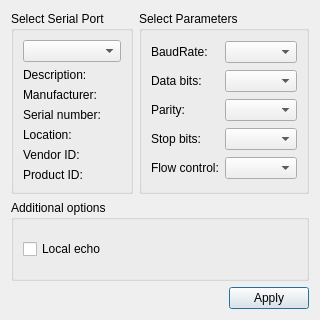
<?xml version="1.0" encoding="UTF-8"?>
<ui version="4.0">
 <class>SettingsDialog</class>
 <widget class="QDialog" name="SettingsDialog">
  <property name="geometry">
   <rect>
    <x>0</x>
    <y>0</y>
    <width>311</width>
    <height>320</height>
   </rect>
  </property>
  <property name="windowTitle">
   <string>Settings</string>
  </property>
  <layout class="QGridLayout" name="gridLayout_3">
   <item row="0" column="1">
    <widget class="QGroupBox" name="parametersBox">
     <property name="title">
      <string>Select Parameters</string>
     </property>
     <layout class="QGridLayout" name="gridLayout_2">
      <item row="0" column="0">
       <widget class="QLabel" name="baudRateLabel">
        <property name="text">
         <string>BaudRate:</string>
        </property>
       </widget>
      </item>
      <item row="0" column="1">
       <widget class="QComboBox" name="baudRateBox"/>
      </item>
      <item row="1" column="0">
       <widget class="QLabel" name="dataBitsLabel">
        <property name="text">
         <string>Data bits:</string>
        </property>
       </widget>
      </item>
      <item row="1" column="1">
       <widget class="QComboBox" name="dataBitsBox"/>
      </item>
      <item row="2" column="0">
       <widget class="QLabel" name="parityLabel">
        <property name="text">
         <string>Parity:</string>
        </property>
       </widget>
      </item>
      <item row="2" column="1">
       <widget class="QComboBox" name="parityBox"/>
      </item>
      <item row="3" column="0">
       <widget class="QLabel" name="stopBitsLabel">
        <property name="text">
         <string>Stop bits:</string>
        </property>
       </widget>
      </item>
      <item row="3" column="1">
       <widget class="QComboBox" name="stopBitsBox"/>
      </item>
      <item row="4" column="0">
       <widget class="QLabel" name="flowControlLabel">
        <property name="text">
         <string>Flow control:</string>
        </property>
       </widget>
      </item>
      <item row="4" column="1">
       <widget class="QComboBox" name="flowControlBox"/>
      </item>
     </layout>
    </widget>
   </item>
   <item row="0" column="0">
    <widget class="QGroupBox" name="selectBox">
     <property name="title">
      <string>Select Serial Port</string>
     </property>
     <layout class="QGridLayout" name="gridLayout">
      <item row="0" column="0">
       <widget class="QComboBox" name="serialPortInfoListBox"/>
      </item>
      <item row="1" column="0">
       <widget class="QLabel" name="descriptionLabel">
        <property name="text">
         <string>Description:</string>
        </property>
       </widget>
      </item>
      <item row="2" column="0">
       <widget class="QLabel" name="manufacturerLabel">
        <property name="text">
         <string>Manufacturer:</string>
        </property>
       </widget>
      </item>
      <item row="3" column="0">
       <widget class="QLabel" name="serialNumberLabel">
        <property name="text">
         <string>Serial number:</string>
        </property>
       </widget>
      </item>
      <item row="4" column="0">
       <widget class="QLabel" name="locationLabel">
        <property name="text">
         <string>Location:</string>
        </property>
       </widget>
      </item>
      <item row="5" column="0">
       <widget class="QLabel" name="vidLabel">
        <property name="text">
         <string>Vendor ID:</string>
        </property>
       </widget>
      </item>
      <item row="6" column="0">
       <widget class="QLabel" name="pidLabel">
        <property name="text">
         <string>Product ID:</string>
        </property>
       </widget>
      </item>
     </layout>
    </widget>
   </item>
   <item row="2" column="0" colspan="2">
    <layout class="QHBoxLayout" name="horizontalLayout">
     <item>
      <spacer name="horizontalSpacer">
       <property name="orientation">
        <enum>Qt::Horizontal</enum>
       </property>
       <property name="sizeHint" stdset="0">
        <size>
         <width>96</width>
         <height>20</height>
        </size>
       </property>
      </spacer>
     </item>
     <item>
      <widget class="QPushButton" name="applyButton">
       <property name="text">
        <string>Apply</string>
       </property>
      </widget>
     </item>
    </layout>
   </item>
   <item row="1" column="0" colspan="2">
    <widget class="QGroupBox" name="additionalOptionsGroupBox">
     <property name="title">
      <string>Additional options</string>
     </property>
     <layout class="QVBoxLayout" name="verticalLayout">
      <item>
       <widget class="QCheckBox" name="localEchoCheckBox">
        <property name="text">
         <string>Local echo</string>
        </property>
        <property name="checked">
         <bool>false</bool>
        </property>
       </widget>
      </item>
     </layout>
    </widget>
   </item>
  </layout>
 </widget>
 <resources/>
 <connections/>
</ui>
